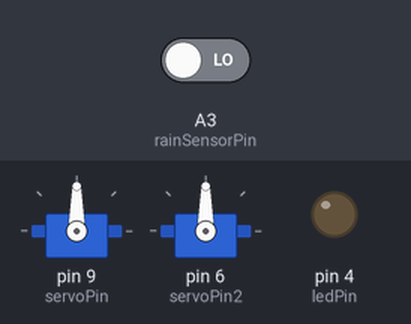
Bench run of a sketch on a simulated Arduino Uno, built with avr-gcc and run on an emulated ATmega328P. Parts: 2 × servo, output pins drawn as LEDs (lit = HIGH). Inputs (shaded band) come from the test bench; at power-on: A3 (rainSensorPin) LOW.

Above: at 1.2 s.
1.3 s: A3 (rainSensorPin) driven HIGH
At 2.4 s:
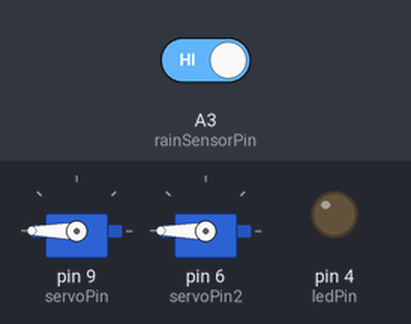
2.8 s: A3 (rainSensorPin) driven LOW
At 2.9 s:
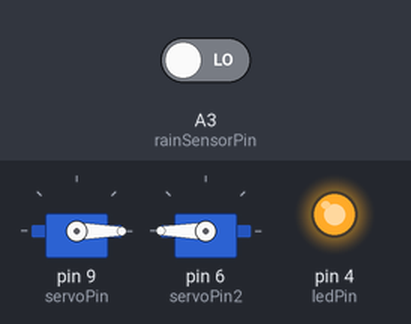
At 3.4 s:
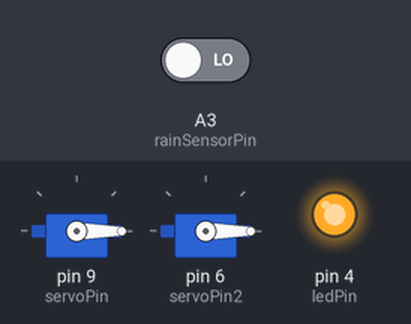
Timing chart, 0 to 5.8 s (numbered marks = the images above; inputs shaded):
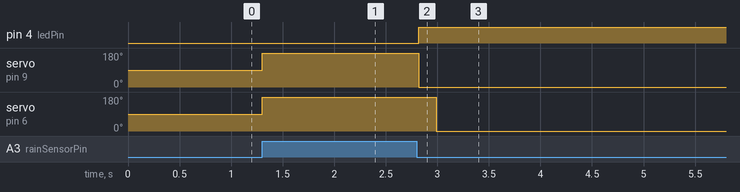

The sketch:

rainservo2.ino
```cpp
#include <Servo.h>

Servo myServo;                 // Create a Servo object
Servo myServo2;
const int rainSensorPin = A3;  // Pin connected to the rain sensor
const int servoPin = 9;
const int servoPin2 = 6;      // Pin connected to the servo
const int ledPin = 4;         // Pin connected to the LED

bool lastWaterDetected = false; // Variable to track last water detection

void setup() {
  myServo.attach(servoPin);    // Attach the servo to the designated pin
  myServo2.attach(servoPin2);
  pinMode(rainSensorPin, INPUT); // Set the rain sensor pin as input
  pinMode(ledPin, OUTPUT);       // Set the LED pin as output
}

void loop() {

  int rainState = digitalRead(rainSensorPin); // Read the state of the rain sensor

  if (rainState == HIGH) { // If water is detected


    if (!lastWaterDetected) {
      myServo.attach(servoPin); // Attach servo only if it wasn't previously attached
      myServo2.attach(servoPin2);
      lastWaterDetected = true;
    }

    digitalWrite(ledPin, LOW); // Turn off the LED

    myServo.write(180);    // Rotate the servo in one direction
    myServo2.write(180);
    delay(180);           // Rotate for 170 milliseconds (adjust as necessary)
    myServo.detach();      // Detach the
    delay(200);           // Rotate for 170 milliseconds (adjust as necessary)
    myServo2.detach();      // Detach the servo


  } else if (lastWaterDetected) { // If no water is detected and it was previously detected

    digitalWrite(ledPin, HIGH); // Turn on the LED
    lastWaterDetected = false; // Update the state

    myServo.attach(servoPin); // Attach servo only if it wasn't previously attached
    myServo.write(0);       // Rotate in the opposite direction to return
    delay(170);            // Rotate for 170 milliseconds (adjust as necessary)
    myServo.detach();      // Detach the servo

    myServo2.attach(servoPin2); // Attach servo only if it wasn't previously attached
    myServo2.write(0);    // Rotate the servo in one direction
    delay(400);           // Rotate for 400 milliseconds (adjust as necessary)
    myServo2.detach();      // Detach the servo


  }

  // delay(100); // Small delay to avoid rapid toggling
}
```

Measured:
- after the input at 1.3 s, servo on pin 9 (servoPin), servo on pin 6 (servoPin2): 90° → 180° at once
- after the input at 2.8 s, pin 4 (ledPin): LOW → HIGH at once; servo on pin 9 (servoPin): 180° → 0° at once; servo on pin 6 (servoPin2): 180° → 0° after 0.19 s
